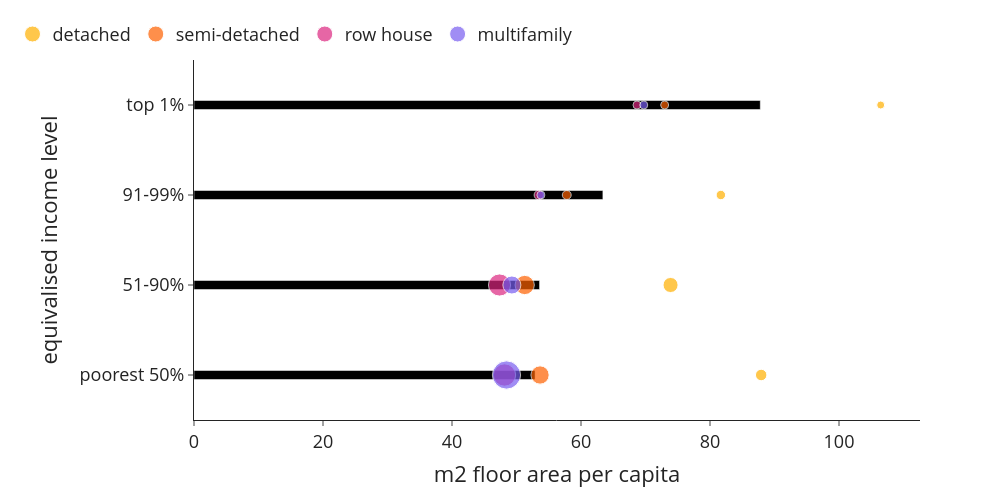

Notebook code for this chart:
### Code cell
bubblechart((use['size'+year+'_w1']*use['n_hhd']), use['n_hhdmem'+year], use['n_hhd'], 0, 1, 'm2 floor area per capita', class_name_long, 'm2_per_cap_class_type')

### Figure 1 — Plotly figure (JSON) as saved in the notebook; plotly's stock layout.template omitted (floating-point values rounded to 4 significant figures)
{"data": [{"alignmentgroup": "True", "hovertemplate": "m2 floor area per capita=%{x}<br>equivalised income level=%{y}<extra></extra>", "legendgroup": "", "marker": {"color": "#000000", "pattern": {"shape": ""}}, "name": "", "offsetgroup": "", "orientation": "h", "showlegend": false, "textposition": "auto", "type": "bar", "x": [52.88, 53.57, 63.39, 87.8], "xaxis": "x", "y": ["poorest 50%", "51-90%", "91-99%", "top 1%"], "yaxis": "y"}, {"legendrank": 0, "marker": {"color": "#ffb000", "size": [274760, 474925, 185805, 32545], "sizemin": 4, "sizemode": "area", "sizeref": 4175.0}, "mode": "markers", "name": "detached", "showlegend": true, "type": "scatter", "x": [87.93, 73.88, 81.68, 106.5], "y": ["poorest 50%", "51-90%", "91-99%", "top 1%"]}, {"legendrank": 1, "marker": {"color": "#fe6100", "size": [697320, 773700, 164995, 13715], "sizemin": 4, "sizemode": "area", "sizeref": 4175.0}, "mode": "markers", "name": "semi-detached", "showlegend": true, "type": "scatter", "x": [53.65, 51.27, 57.79, 72.97], "y": ["poorest 50%", "51-90%", "91-99%", "top 1%"]}, {"legendrank": 2, "marker": {"color": "#dc267f", "size": [1041405, 1020550, 182370, 11715], "sizemin": 4, "sizemode": "area", "sizeref": 4175.0}, "mode": "markers", "name": "row house", "showlegend": true, "type": "scatter", "x": [48.14, 47.36, 53.46, 68.68], "y": ["poorest 50%", "51-90%", "91-99%", "top 1%"]}, {"legendrank": 3, "marker": {"color": "#785ef0", "size": [1669805, 677405, 129840, 15350], "sizemin": 4, "sizemode": "area", "sizeref": 4175.0}, "mode": "markers", "name": "multifamily", "showlegend": true, "type": "scatter", "x": [48.45, 49.28, 53.78, 69.73], "y": ["poorest 50%", "51-90%", "91-99%", "top 1%"]}], "layout": {"bargap": 0.9, "barmode": "relative", "font": {"size": 18}, "height": 500, "legend": {"orientation": "h", "tracegroupgap": 0, "x": -0.25, "xanchor": "left", "y": 1.02, "yanchor": "bottom"}, "margin": {"t": 60}, "width": 1000, "xaxis": {"anchor": "y", "domain": [0, 1], "title": {"text": "m2 floor area per capita"}}, "yaxis": {"anchor": "x", "domain": [0, 1], "title": {"text": "equivalised income level"}}}}
